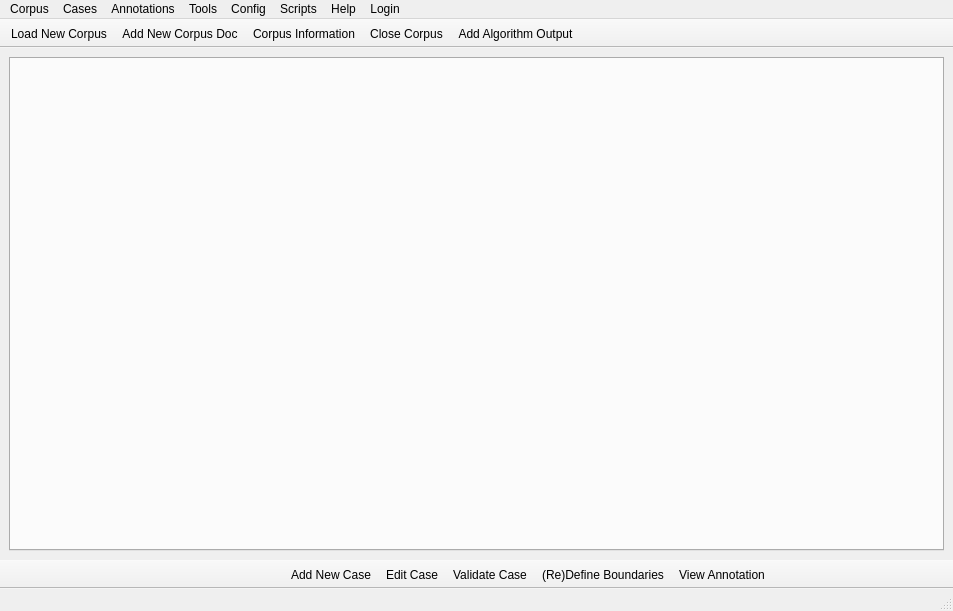
<?xml version="1.0" encoding="UTF-8"?>
<ui version="4.0">
 <class>ToNgueLP_MW</class>
 <widget class="QMainWindow" name="ToNgueLP_MW">
  <property name="geometry">
   <rect>
    <x>0</x>
    <y>0</y>
    <width>953</width>
    <height>611</height>
   </rect>
  </property>
  <property name="windowTitle">
   <string>ToNgueLP</string>
  </property>
  <widget class="QWidget" name="centralwidget">
   <layout class="QGridLayout" name="gridLayout">
    <item row="0" column="1">
     <widget class="QTabWidget" name="corpusTabs">
      <property name="contextMenuPolicy">
       <enum>Qt::PreventContextMenu</enum>
      </property>
      <property name="tabPosition">
       <enum>QTabWidget::West</enum>
      </property>
      <property name="currentIndex">
       <number>-1</number>
      </property>
      <property name="movable">
       <bool>true</bool>
      </property>
     </widget>
    </item>
   </layout>
  </widget>
  <widget class="QMenuBar" name="menubar">
   <property name="geometry">
    <rect>
     <x>0</x>
     <y>0</y>
     <width>953</width>
     <height>29</height>
    </rect>
   </property>
   <widget class="QMenu" name="menuCorpus">
    <property name="title">
     <string>Corpus</string>
    </property>
    <addaction name="actionLoad_New_Corpus"/>
    <addaction name="actionAdd_New_Corpus_Doc"/>
    <addaction name="actionSave_Corpus"/>
    <addaction name="actionCorpus_Information"/>
    <addaction name="actionSelect_Parser"/>
    <addaction name="actionSuggest_Parser"/>
    <addaction name="separator"/>
    <addaction name="actionExit"/>
   </widget>
   <widget class="QMenu" name="menuTools">
    <property name="title">
     <string>Tools</string>
    </property>
    <addaction name="actionMain_View"/>
    <addaction name="actionComparison_View"/>
    <addaction name="actionDictionary_View"/>
   </widget>
   <widget class="QMenu" name="menuConfig">
    <property name="title">
     <string>Config</string>
    </property>
   </widget>
   <widget class="QMenu" name="menuScripts">
    <property name="title">
     <string>Scripts</string>
    </property>
    <addaction name="actionConvert_Documents"/>
    <addaction name="actionVerify_Corpus_and_Parser"/>
    <addaction name="actionGenerate_XML_Output"/>
    <addaction name="actionCompare_XMLs"/>
    <addaction name="actionUpdate_XMLs_Info"/>
   </widget>
   <widget class="QMenu" name="menuHelp">
    <property name="title">
     <string>Help</string>
    </property>
    <addaction name="actionAbout_ToNgueLP"/>
    <addaction name="actionUser_s_Manual"/>
   </widget>
   <widget class="QMenu" name="menuLogin">
    <property name="title">
     <string>Login</string>
    </property>
   </widget>
   <widget class="QMenu" name="menuCases">
    <property name="title">
     <string>Cases</string>
    </property>
    <addaction name="actionAdd_New_Case"/>
    <addaction name="actionEdit_Case"/>
    <addaction name="actionDelete_case"/>
   </widget>
   <widget class="QMenu" name="menuAnnotations">
    <property name="title">
     <string>Annotations</string>
    </property>
    <addaction name="actionAdd_annotation"/>
    <addaction name="actionEdit_annotation"/>
    <addaction name="actionDelete_annotation"/>
   </widget>
   <addaction name="menuCorpus"/>
   <addaction name="menuCases"/>
   <addaction name="menuAnnotations"/>
   <addaction name="menuTools"/>
   <addaction name="menuConfig"/>
   <addaction name="menuScripts"/>
   <addaction name="menuHelp"/>
   <addaction name="menuLogin"/>
  </widget>
  <widget class="QStatusBar" name="statusbar"/>
  <widget class="QToolBar" name="toolBar_Main">
   <property name="contextMenuPolicy">
    <enum>Qt::PreventContextMenu</enum>
   </property>
   <property name="windowTitle">
    <string>toolBar</string>
   </property>
   <property name="movable">
    <bool>false</bool>
   </property>
   <property name="floatable">
    <bool>false</bool>
   </property>
   <attribute name="toolBarArea">
    <enum>TopToolBarArea</enum>
   </attribute>
   <attribute name="toolBarBreak">
    <bool>false</bool>
   </attribute>
   <addaction name="actionLoad_New_Corpus"/>
   <addaction name="actionAdd_New_Corpus_Doc"/>
   <addaction name="actionCorpus_Information"/>
   <addaction name="actionClose_Corpus"/>
   <addaction name="actionAdd_Algorithm_Output"/>
  </widget>
  <widget class="QToolBar" name="toolBar_Fixed">
   <property name="minimumSize">
    <size>
     <width>280</width>
     <height>0</height>
    </size>
   </property>
   <property name="maximumSize">
    <size>
     <width>280</width>
     <height>16777215</height>
    </size>
   </property>
   <property name="contextMenuPolicy">
    <enum>Qt::PreventContextMenu</enum>
   </property>
   <property name="windowTitle">
    <string>toolBar_2</string>
   </property>
   <property name="movable">
    <bool>false</bool>
   </property>
   <property name="floatable">
    <bool>false</bool>
   </property>
   <attribute name="toolBarArea">
    <enum>BottomToolBarArea</enum>
   </attribute>
   <attribute name="toolBarBreak">
    <bool>false</bool>
   </attribute>
  </widget>
  <widget class="QToolBar" name="toolBar_Cases">
   <property name="contextMenuPolicy">
    <enum>Qt::PreventContextMenu</enum>
   </property>
   <property name="windowTitle">
    <string>toolBar_3</string>
   </property>
   <property name="movable">
    <bool>false</bool>
   </property>
   <property name="floatable">
    <bool>false</bool>
   </property>
   <attribute name="toolBarArea">
    <enum>BottomToolBarArea</enum>
   </attribute>
   <attribute name="toolBarBreak">
    <bool>false</bool>
   </attribute>
   <addaction name="actionAdd_New_Case"/>
   <addaction name="actionEdit_Case"/>
   <addaction name="actionValidate_Case"/>
   <addaction name="action_Re_Define_Boundaries"/>
   <addaction name="actionView_Annotation"/>
  </widget>
  <action name="actionLoad_New_Corpus">
   <property name="icon">
    <iconset resource="resources.qrc">
     <normaloff>:/toolbar/icons/menu_corpus.png</normaloff>:/toolbar/icons/menu_corpus.png</iconset>
   </property>
   <property name="text">
    <string>Load New Corpus</string>
   </property>
  </action>
  <action name="actionAdd_New_Corpus_Doc">
   <property name="icon">
    <iconset resource="resources.qrc">
     <normaloff>:/toolbar/icons/add_corpus_doc.png</normaloff>:/toolbar/icons/add_corpus_doc.png</iconset>
   </property>
   <property name="text">
    <string>Add New Corpus Doc</string>
   </property>
  </action>
  <action name="actionCorpus_Information">
   <property name="icon">
    <iconset resource="resources.qrc">
     <normaloff>:/toolbar/icons/corpus_info.png</normaloff>:/toolbar/icons/corpus_info.png</iconset>
   </property>
   <property name="text">
    <string>Corpus Information</string>
   </property>
  </action>
  <action name="actionClose_Corpus">
   <property name="icon">
    <iconset resource="resources.qrc">
     <normaloff>:/toolbar/icons/close_corpus.png</normaloff>:/toolbar/icons/close_corpus.png</iconset>
   </property>
   <property name="text">
    <string>Close Corpus</string>
   </property>
  </action>
  <action name="actionAdd_Algorithm_Output">
   <property name="icon">
    <iconset resource="resources.qrc">
     <normaloff>:/toolbar/icons/add_algorithm_output.png</normaloff>:/toolbar/icons/add_algorithm_output.png</iconset>
   </property>
   <property name="text">
    <string>Add Algorithm Output</string>
   </property>
  </action>
  <action name="actionAdd_New_Case">
   <property name="icon">
    <iconset resource="resources.qrc">
     <normaloff>:/toolbar/icons/add_case.png</normaloff>:/toolbar/icons/add_case.png</iconset>
   </property>
   <property name="text">
    <string>Add New Case</string>
   </property>
  </action>
  <action name="actionEdit_Case">
   <property name="icon">
    <iconset resource="resources.qrc">
     <normaloff>:/toolbar/icons/edit_case.png</normaloff>:/toolbar/icons/edit_case.png</iconset>
   </property>
   <property name="text">
    <string>Edit Case</string>
   </property>
  </action>
  <action name="actionValidate_Case">
   <property name="icon">
    <iconset resource="resources.qrc">
     <normaloff>:/toolbar/icons/validate_case.png</normaloff>:/toolbar/icons/validate_case.png</iconset>
   </property>
   <property name="text">
    <string>Validate Case</string>
   </property>
  </action>
  <action name="action_Re_Define_Boundaries">
   <property name="icon">
    <iconset resource="resources.qrc">
     <normaloff>:/toolbar/icons/redefine_boundaries.png</normaloff>:/toolbar/icons/redefine_boundaries.png</iconset>
   </property>
   <property name="text">
    <string>(Re)Define Boundaries</string>
   </property>
  </action>
  <action name="actionView_Annotation">
   <property name="icon">
    <iconset resource="resources.qrc">
     <normaloff>:/toolbar/icons/view_annotation.png</normaloff>:/toolbar/icons/view_annotation.png</iconset>
   </property>
   <property name="text">
    <string>View Annotation</string>
   </property>
  </action>
  <action name="actionSave_Corpus">
   <property name="text">
    <string>Save Corpus</string>
   </property>
  </action>
  <action name="actionSelect_Parser">
   <property name="text">
    <string>Select Parser</string>
   </property>
  </action>
  <action name="actionSuggest_Parser">
   <property name="text">
    <string>Suggest Parser</string>
   </property>
  </action>
  <action name="actionMain_View">
   <property name="text">
    <string>Main View</string>
   </property>
  </action>
  <action name="actionComparison_View">
   <property name="text">
    <string>Comparison View</string>
   </property>
  </action>
  <action name="actionDictionary_View">
   <property name="text">
    <string>Dictionary View</string>
   </property>
  </action>
  <action name="actionConvert_Documents">
   <property name="text">
    <string>Convert Documents</string>
   </property>
  </action>
  <action name="actionVerify_Corpus_and_Parser">
   <property name="text">
    <string>Verify Corpus and Parser</string>
   </property>
  </action>
  <action name="actionGenerate_Output">
   <property name="text">
    <string>Generate Output</string>
   </property>
  </action>
  <action name="actionCompare_Parser_Output_and_XML_Output">
   <property name="text">
    <string>Compare Parser Output and XML Output</string>
   </property>
  </action>
  <action name="actionGenerate_XML_Output">
   <property name="text">
    <string>Generate XML Output</string>
   </property>
  </action>
  <action name="actionCompare_Parser_and_XML_Output">
   <property name="text">
    <string>Compare Parser and XML Output</string>
   </property>
  </action>
  <action name="actionCompare_XMLs">
   <property name="text">
    <string>Compare XMLs</string>
   </property>
  </action>
  <action name="actionUpdate_XMLs_Info">
   <property name="text">
    <string>Update XMLs Info</string>
   </property>
  </action>
  <action name="actionAbout_ToNgueLP">
   <property name="text">
    <string>About ToNgueLP</string>
   </property>
  </action>
  <action name="actionHelp">
   <property name="text">
    <string>Help</string>
   </property>
  </action>
  <action name="actionUser_s_Manual">
   <property name="text">
    <string>User's Manual</string>
   </property>
  </action>
  <action name="actionExit">
   <property name="text">
    <string>Exit</string>
   </property>
   <property name="shortcut">
    <string>Ctrl+Q</string>
   </property>
  </action>
  <action name="actionAdd_case">
   <property name="text">
    <string>Add case</string>
   </property>
  </action>
  <action name="actionDelete_case">
   <property name="text">
    <string>Delete case</string>
   </property>
  </action>
  <action name="actionAdd_annotation">
   <property name="text">
    <string>Add annotation</string>
   </property>
  </action>
  <action name="actionEdit_annotation">
   <property name="text">
    <string>Edit annotation</string>
   </property>
  </action>
  <action name="actionDelete_annotation">
   <property name="text">
    <string>Delete annotation</string>
   </property>
  </action>
 </widget>
 <resources>
  <include location="resources.qrc"/>
 </resources>
 <connections/>
</ui>
